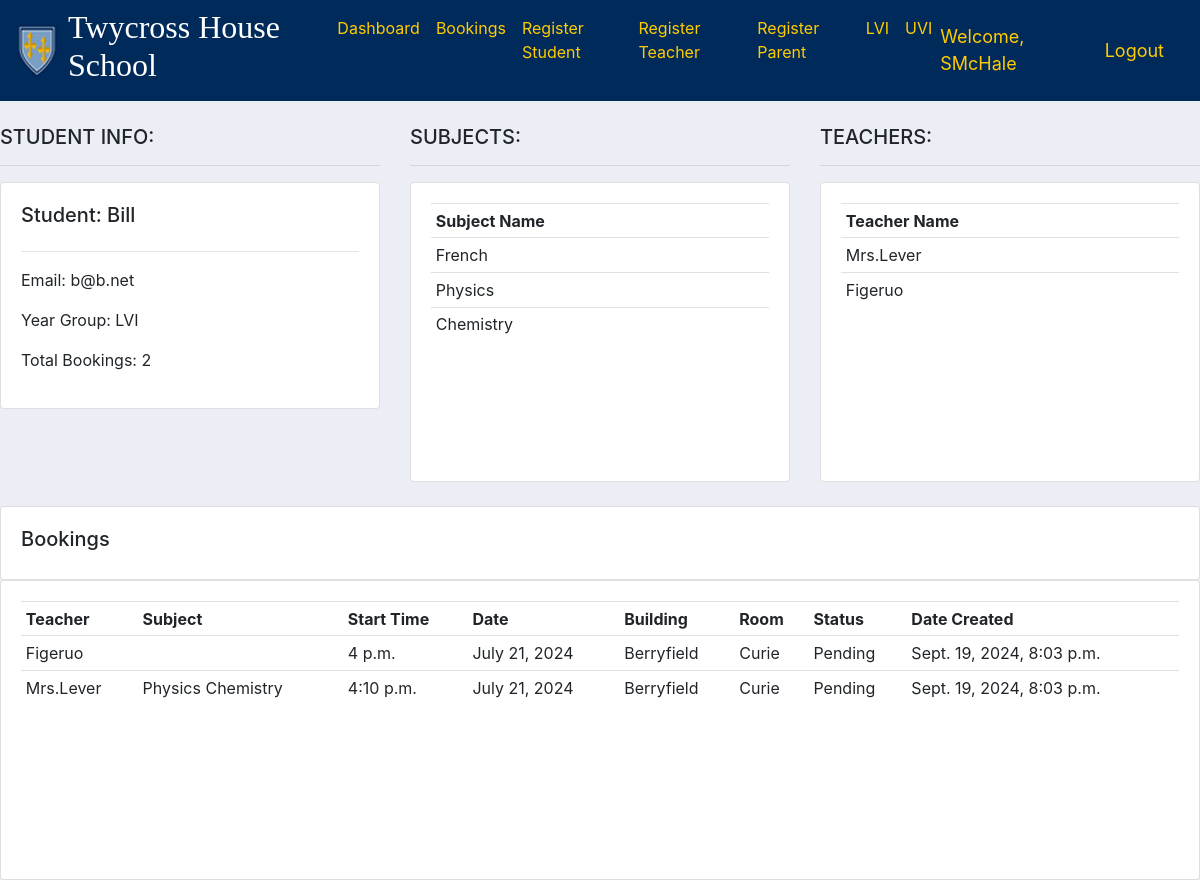
Page /student/10/ (signed in) on the committed database.
### main/models.py (models this page shows, shortened)
class Student(models.Model):
    YEAR_GROUP = (
        ('LVI', 'LVI'),
        ('UVI', 'UVI'),
    )
    user = models.OneToOneField(User, null=True, on_delete=models.CASCADE)
    name = models.CharField(max_length=200, null=True)
    email = models.CharField(max_length=200, null=True)
    year_group = models.CharField(max_length=200, null=True, choices=YEAR_GROUP)
    teachers = models.ManyToManyField(Teacher)
    subjects = models.ManyToManyField(Subject)

class Subject(models.Model):
    name = models.CharField(max_length=200, null=True)

class Teacher(models.Model):
    user = models.OneToOneField(User, null=True, on_delete=models.CASCADE)
    name = models.CharField(max_length=200, null=True)
    email = models.CharField(max_length=200, null=True)
    building = models.ForeignKey(Building, null=True, on_delete= models.SET_NULL)
    room = models.ForeignKey(Room, null=True, on_delete= models.SET_NULL)
    subjects = models.ManyToManyField(Subject)
    def __str__(self):
        return self.name

class Booking(models.Model):
    STATUS = (
        ('Pending', 'Pending'),
        ('Complete', 'Complete'),
    )
    booking_id = models.UUIDField(default=uuid.uuid4, unique=True, primary_key=True)
    student = models.ForeignKey(Student, null=True, on_delete= models.CASCADE)
    teacher = models.ForeignKey(Teacher, null=True, on_delete= models.CASCADE)
    timeslot = models.ForeignKey(Timeslot, null=True, on_delete= models.CASCADE)
    status = models.CharField(max_length=200, null=True, choices=STATUS)
    date = models.ForeignKey(EveningDate, null=True, on_delete= models.CASCADE)
    date_created = models.DateTimeField(auto_now_add=True, null=True)

class Timeslot(models.Model):
    start_time = models.TimeField(null=True)
    end_time = models.TimeField(null=True)
    def __str__(self):
        return str(self.start_time)

class EveningDate(models.Model):
    YEAR_GROUP = (
        ('LVI', 'LVI'),
        ('UVI', 'UVI'),
    )
    date = models.DateField(null=True)
    timeslots = models.ManyToManyField(Timeslot)
    year_group = models.CharField(max_length=200, null=True, choices=YEAR_GROUP)

class Building(models.Model):
    name = models.CharField(max_length=200, null=True)
    def __str__(self):
        return self.name

class Room(models.Model):
    name = models.CharField(max_length=200, null=True)
    building = models.ForeignKey(Building, null=True, on_delete= models.CASCADE)
    def __str__(self):
        return self.name

### users/decorators.py (the view)
        def wrapper_func(request, *args, **kwargs):
            group = None
            if request.user.groups.exists():
                group = request.user.groups.all()[0].name
            if group in allowed_roles:
                return view_func(request, *args, **kwargs)
            elif group == "teacher":
                return redirect('userTeacherBookings')
            elif group == "student":
                return redirect('userStudentBookings')
            elif group == "admin":
                return redirect('dashboard')
            elif group == "parent":
                return redirect('userParent')

### main/views.py (called while the page is built)
@login_required(login_url='login')
@allowed_users(allowed_roles=['admin'])
def student(request, pk):
    student = Student.objects.get(id=pk)
    bookings = student.booking_set.all()
    total_bookings = bookings.count()
    subjects = student.subjects.all()
    teachers = student.teachers.all()
    finalBookings = sortBookings(bookings)
    context = {'student':student, 'bookings':finalBookings, 'total_bookings':total_bookings, 'subjects':subjects, 'teachers':teachers}
    return render(request, 'main/student.html', context)

### manual/extras.py (called while the page is built)
def sortBookings(pBookings):
    oldStringTimeslots = []
    for booking in pBookings:
        oldStringTimeslots.append(str(booking.timeslot))
    numbersTimeslots = []
    for timeslot in oldStringTimeslots:
        timeslot = timeslot.replace(":", "")
        timeslot = int(timeslot)
        numbersTimeslots.append(timeslot)
    mergeSort(numbersTimeslots)
    sortedTimeslots = []
    for item in numbersTimeslots:
        text = ""
        text += str(item)[0] + str(item)[1]
        text += ":"
        text += str(item)[2] + str(item)[3]
        text += ":"
        text += str(item)[4] + str(item)[5]
        sortedTimeslots.append(text)
    finalTimeslots = []
    for item in sortedTimeslots:
        for booking in pBookings:
            if str(booking.timeslot) == item and booking not in finalTimeslots:
                finalTimeslots.append(booking)
    return finalTimeslots

### manual/mergeSort.py (called while the page is built)
def mergeSort(mergeList):
  if len(mergeList) > 1:
    mid = len(mergeList) // 2     # Gets the midpoint as an integer
    lefthalf = mergeList[:mid]  # Puts the left half of mergelist into lefthalf
    righthalf = mergeList[mid:] # Puts the right half of mergelist into righthalf
    mergeSort(lefthalf)
    mergeSort(righthalf)
    i = 0
    j = 0
    k = 0
    while i < len(lefthalf) and j < len(righthalf):
      if lefthalf[i] < righthalf[j]:
        mergeList[k] = lefthalf[i]
        i = i + 1
      else:
        mergeList[k] = righthalf[j]
        j = j + 1
      k = k + 1
    while i < len(lefthalf):
      mergeList[k] = lefthalf[i]
      i = i + 1
      k = k + 1
    while j < len(righthalf):
      mergeList[k] = righthalf[j]
      j = j + 1
      k = k + 1

### main/templates/main/student.html
{% extends 'main/main.html' %}
{% block content %}
<br>
<div class="row">
	<div class="col-md">
		<h5>STUDENT INFO:</h5>
        <hr>
		<div class="card card-body">
			<h5>Student: {{student.name}}</h5>
			<hr>
			<p>Email: {{student.email}}</p>
			<p>Year Group: {{student.year_group}}</p>
			<p>Total Bookings: {{total_bookings}}</p>
		</div>
	</div>
	<div class="col-md">
		<h5>SUBJECTS:</h5>
        <hr>
        <div class="card card-body" style="height: 300px; overflow-y: auto;">
            <table class="table table-sm">
                <tr>
                    <th>Subject Name</th>
                </tr>
                {% for subject in subjects %}
                    <tr>
                        <td>{{subject.name}}</td>
                    </tr>
                {% endfor %}
            </table>
        </div>
	</div>
	<div class="col-md">
		<h5>TEACHERS:</h5>
        <hr>
        <div class="card card-body" style="height: 300px; overflow-y: auto;">
            <table class="table table-sm">
                <tr>
                    <th>Teacher Name</th>
                </tr>
                {% for teacher in teachers %}
                    <tr>
                        <td>{{teacher.name}}</td>
                    </tr>
                {% endfor %}
            </table>
        </div>
	</div>
</div>
<br>
<div class="row">
	<div class="col-md">
		<div class="card card-body">
			<h5>Bookings</h5>
		</div>
		<div class="card card-body" style="height: 300px; overflow-y: auto;">
			<table class="table table-sm">
				<tr>
					<th>Teacher</th>
					<th>Subject</th>
					<th>Start Time</th>
					<th>Date</th>
					<th>Building</th>
					<th>Room</th>
					<th>Status</th>
					<th>Date Created</th>
				</tr>
				{% for booking in bookings %}
					<tr>
						<td>{{booking.teacher}}</td>
						<td>
							{% for subject in booking.teacher.subjects.all %}
							{% if subject in booking.student.subjects.all %}
								{{ subject.name }}{% if not forloop.last %} {% endif %}
							{% endif %}
							{% endfor%}
						</td>
						<td>{{booking.timeslot.start_time}}</td>
						<td>{{booking.date.date}}</td>
						<td>{{booking.teacher.building}}</td>
						<td>{{booking.teacher.room}}</td>
						<td>{{booking.status}}</td>
						<td>{{booking.date_created}}</td>
					</tr>
				{% endfor %}
			</table>
		</div>
	</div>
</div>
{% endblock %}

### main/templates/main/navbar.html (shortened to what this page needs)
{% load static %}
<nav class="navbar navbar-expand-lg navbar-light" style="background-color: #002A5A;" id="na">
    <a href="{% url 'home' %}"><img src="{% static 'images/logo.png' %}"></a>
    <div class="collapse navbar-collapse" id="navbarNav">
      <ul class="navbar-nav">
        <li class="nav-item active">
          <h2 style="color: #ffffff; margin-left: 10px; margin-right: 10px; font-family: 'Iowan Old Style', serif;">Twycross House School</h2>
        </li>
        {% if request.user.is_staff %}
        <li class="nav-item active">
          <a class="nav-link" href="{% url 'dashboard' %}" style="color: #ffcc00;">Dashboard</a>
        </li>
        <li class="nav-item">
          <a class="nav-link" href="{% url 'bookings' %}" style="color: #ffcc00;">Bookings</a>
        </li>
        <li class="nav-item">
          <a class="nav-link" href="{% url 'registerStudent' %}" style="color: #ffcc00;">Register Student</a>
        </li>
        <li class="nav-item">
          <a class="nav-link" href="{% url 'registerTeacher' %}" style="color: #ffcc00;">Register Teacher</a>
        </li>
        <li class="nav-item">
          <a class="nav-link" href="{% url 'registerParent' %}" style="color: #ffcc00;">Register Parent</a>
        </li>
        <li class="nav-item">
          <a class="nav-link" href="{% url 'sheetLVI' %}" style="color: #ffcc00;">LVI</a>
        </li>
        <li class="nav-item">
          <a class="nav-link" href="{% url 'sheetUVI' %}" style="color: #ffcc00;">UVI</a>
        </li>
        {% elif request.user.groups.all.0.name == "parent" %}
        <li class="nav-item">
          <a class="nav-link" href="{% url 'userParent' %}" style="color: #ffcc00;">Profile</a>
        </li>
        {% else %}
        <li class="nav-item">
          <a class="nav-link" href="{% url 'login' %}" style="color: #ffcc00;">Login</a>
        </li>
        {% endif %}
      </ul>
    </div>
{% if request.user.is_staff or request.user.groups.all.0.name == "teacher" or request.user.groups.all.0.name == "student" or request.user.groups.all.0.name == "parent" %}
<span class="hello-msg">Welcome, {{request.user}}</span>
<span><a class="hello-msg" href="{% url 'logout' %}">Logout</a></span>
{% endif %}
</nav>

### static/css/main.css (style rules this page uses)
body { background-color: #ebeff5; }

### main/templates/main/navbar.html (style rules this page uses)
.hello-msg { font-size: 18px; color: #ffcc00; margin-right: 20px; }
#na { z-index:2; }

### rows in the picture
Student: name "Bill", email "b@b.net", year_group "LVI"
Subject: name "French"
Subject: name "Physics"
Subject: name "Chemistry"
Teacher: name "Mrs.Lever"
Teacher: name "Figeruo"
Booking: teacher "Figeruo", timeslot.start_time "4 p.m.", date "July 21, 2024", teacher.building "Berryfield", teacher.room "Curie", status "Pending", date_created "Sept. 19, 2024, 8:03 p.m."
Booking: teacher "Mrs.Lever", timeslot.start_time "4:10 p.m.", date "July 21, 2024", teacher.building "Berryfield", teacher.room "Curie", status "Pending", date_created "Sept. 19, 2024, 8:03 p.m."

### other values in the picture
{{ request.user }} "SMcHale"
{{ total_bookings }} "2"
